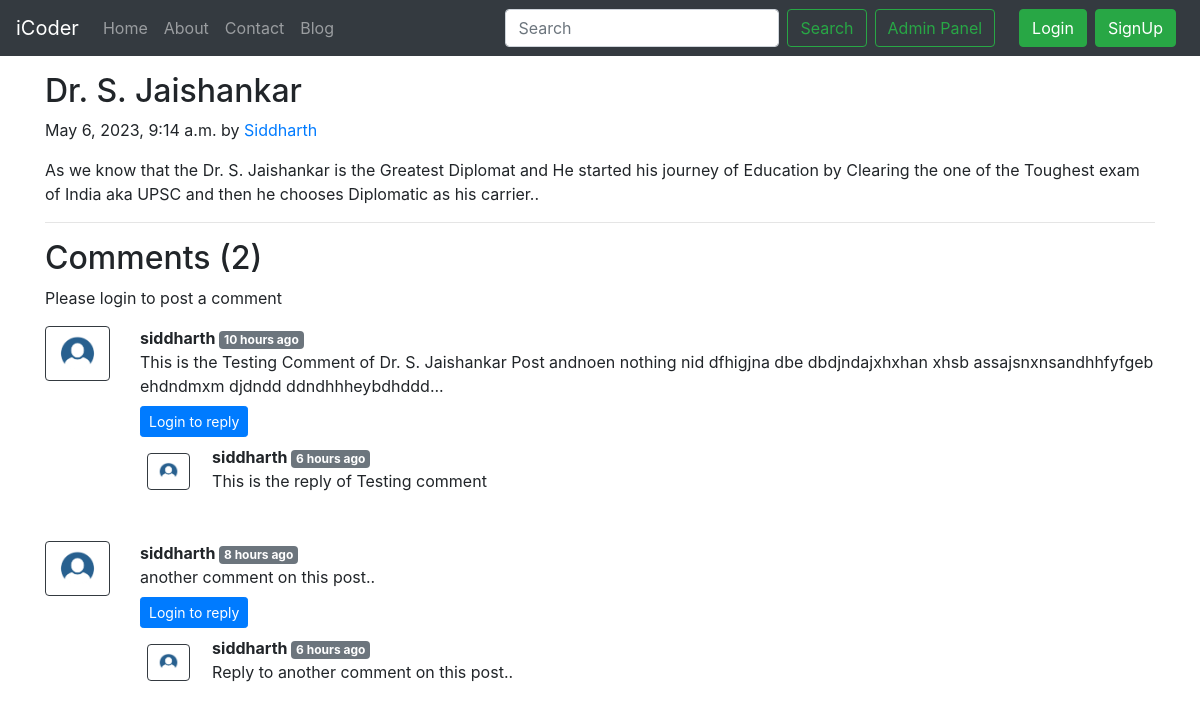
The page /blog/Journey of Great Diplomat on the database its author committed.
### blog/models.py (models this page shows, shortened)
class Post(models.Model):
    sno=models.AutoField(primary_key=True)
    title=models.CharField(max_length=255)
    author=models.CharField(max_length=14)
    slug=models.CharField(max_length=130)
    timeStamp=models.DateTimeField(blank=True)
    content=models.TextField()

class BlogComment(models.Model):
    sno= models.AutoField(primary_key=True)
    comment=models.TextField()
    user=models.ForeignKey(User, on_delete=models.CASCADE)
    post=models.ForeignKey(Post, on_delete=models.CASCADE)
    parent=models.ForeignKey('self',on_delete=models.CASCADE, null=True )
    timestamp= models.DateTimeField(default=now)

### blog/views.py (the view)
# urls.py: path('<str:slug>', views.blogPost, name="blogPost")
def blogPost(request, slug):
    post=Post.objects.filter(slug=slug)[0]
    comments= BlogComment.objects.filter(post=post,parent=None)
    replies= BlogComment.objects.filter(post=post).exclude(parent=None)
    replyDict={}
    for reply in replies:
        if reply.parent.sno not in replyDict.keys():
            replyDict[reply.parent.sno]=[reply]
        else:
            replyDict[reply.parent.sno].append(reply)
    context={'post':post, 'comments': comments, 'user': request.user, 'replyDict': replyDict}
    return render(request, "blog/blogPost.html", context)

### blog/templatetags/extras.py (called while the page is built)
@register.filter(name='get_val')
def get_val(dict, key):
    return dict.get(key)

### templates/blog/blogpost.html (shortened to what this page needs)
{% extends 'base.html' %}
{% block body %}
{% load humanize %}
{% load extras %}
<div class="container my-3">
  <h2 class="blog-post-title">{{post.title}}</h2>
  <p class="blog-post-meta">{{post.timeStamp}} by <a href="/about">{{post.author}}</a></p>
  <p>{{post.content}}</p>
  <hr>
</div>
<div class="container">
  <h2> Comments ({{comments.count}}) </h2>
  <div class="my-2">
    {% if user.is_authenticated %}
    <form action="/blog/postComment" method="post">
      {% csrf_token %}
      <div class="form-group">
        <label for="exampleInputEmail1">Post Comment </label>
        <input type="text" class="form-control" name="comment" placeholder="Enter comment here">
      </div>
      <input type="hidden" name="postSno" value="{{post.sno}}">
      <input type="hidden" name="parentSno" value="">
      <button type="submit" class="btn btn-primary">Submit</button>
    </form>
    {% else %}
    Please login to post a comment
    {% endif %}
  </div>
  {% for comment in comments %}
  <div class="row my-3">
    <div class="col-md-1  ">
      <img class="rounded mx-auto d-block w-100 border border-dark p-2" src="/static/img/user.png" alt="user">
    </div>
    <div class="col-md-11 ">
      <b> {{comment.user.username}} </b> <span class="badge badge-secondary ">{{comment.timestamp| naturaltime}}</span>
      <div>{{comment.comment}}</div>
      <div class="reply mx-0 my-2">
        {% if user.is_authenticated %}
        <button class="btn btn-sm btn-primary" type="button" data-toggle="collapse"
          data-target="#replyBox{{comment.sno}}" aria-expanded="false" aria-controls="replyBox{{comment.sno}}">
          Reply
        </button>
        <div class="collapse" id="replyBox{{comment.sno}}">
          <div class="card card-body my-2">
            <form action="/blog/postComment" method="post">
              {% csrf_token %}
              <div class="form-group">
                <label for="comment">Post a reply </label>
                <input type="text" class="form-control" name="comment" placeholder="Enter comment here">
                <input type="hidden" name="parentSno" value="{{comment.sno}}">
              </div>
              <input type="hidden" name="postSno" value="{{post.sno}}">
              <button type="submit" class="btn btn-primary">Submit</button>
            </form>
          </div>
        </div>
        {% else %}
        <button class="btn btn-sm btn-primary" type="button" data-toggle="collapse"
          data-target="#replyBox{{comment.sno}}" aria-expanded="false" aria-controls="replyBox{{comment.sno}}">
          Login to reply
        </button>
        {% endif %}
        <div class="replies my-2 ">
          {% for reply in replyDict|get_val:comment.sno %}
          <div class="row my-2">
            <div class="col-md-1 ">
              <img class="rounded mx-auto d-block w-75 my-2 border border-dark p-2" src="/static/img/user.png"
                alt="user">
            </div>
            <div class="col-md-11 px-0">
              <div class="col-md-11 px-0">
                <b> {{reply.user.username}} </b> <span class="badge badge-secondary ">{{reply.timestamp|naturaltime}}</span>
                <div>{{reply.comment}}</div>
              </div>
              <br>
            </div>
          </div>
          {% endfor %}
        </div>
      </div>
    </div>
  </div>
  {% endfor %}
</div>
{% endblock %}

### templates/base.html (shortened to what this page needs)
<!doctype html>
<html lang="en">
  <head>
    <link rel="stylesheet" href="https://stackpath.bootstrapcdn.com/bootstrap/4.5.2/css/bootstrap.min.css">
  </head>
  <body>
    <nav class="navbar navbar-expand-lg navbar-dark bg-dark">
        <a class="navbar-brand" href="/">iCoder</a>
        <div class="collapse navbar-collapse" id="navbarSupportedContent">
          <ul class="navbar-nav mr-auto">
            <li class="nav-item {% block homeactive %}  {% endblock homeactive %}">
              <a class="nav-link" href="/">Home <span class="sr-only">(current)</span></a>
            </li>
            <li class="nav-item {% block aboutactive %}  {% endblock aboutactive %}" >
              <a class="nav-link" href="/about">About</a>
            </li>
            <li class="nav-item {% block contactactive %}  {% endblock contactactive %} ">
              <a class="nav-link" href="/contact">Contact</a>
            </li>
            <li class="nav-item {% block blogactive %}  {% endblock blogactive %} ">
              <a class="nav-link" href="/blog">Blog</a>
            </li>
          </ul>
          <form method="get" action="/search"class="form-inline my-2 my-lg-0 mx-3">
            <input class="form-control mr-sm-2" type="search" placeholder="Search" aria-label="Search" name="query" id="query">
            <button class="btn btn-outline-success my-2 my-sm-0 " type="submit">Search</button>
            <a href="/admin" role="button" target="_blank" class="btn btn-outline-success m-2 my-sm-0"> Admin Panel </a>
          </form>
          {% if user.is_authenticated %}
          <ul class="navbar-nav mr-2">
          <li class="nav-item dropdown">
          <a class="nav-link dropdown-toggle" href='#' id="navbarDropdown" role="button" data-toggle="dropdown"> Welcome {{request.user}}</a>
          <div class="dropdown-menu" aria-labelledby="navbarDropdown">
                    <a class="dropdown-item" href="/logout">Logout</a>
                  </div>
                </li>
                </ul>
                </div>
          {% else %}
          <button type="button" class="btn btn-success mr-2" data-toggle="modal" data-target="#loginModal">
          Login
          </button>
          <button type="button" class="btn btn-success mr-2" data-toggle="modal" data-target="#signupModal">
          SignUp
          </button>
          {% endif %}
      </div>
    </nav>
      {% block body %}  {% endblock body %}
</body>
</html>

### rows shown on the page
Post: title "Dr. S. Jaishankar", timeStamp "May 6, 2023, 9:14 a.m.", author "Siddharth", content "As we know that the Dr. S. Jaishankar is the Greatest Diplomat and He started his journey of Education by Clearing the one of the Toughest exam of India aka UPSC and then he chooses Diplomatic as his carrier.."
BlogComment: user.username "siddharth", timestamp "10 hours ago", comment "This is the Testing Comment of Dr. S. Jaishankar Post andnoen nothing nid dfhigjna dbe dbdjndajxhxhan xhsb assajsnxnsandhhfyfgeb ehdndmxm djdndd ddndhhheybdhddd..."
BlogComment: user.username "siddharth", timestamp "6 hours ago", comment "This is the reply of Testing comment"
BlogComment: user.username "siddharth", timestamp "8 hours ago", comment "another comment on this post.."
BlogComment: user.username "siddharth", timestamp "6 hours ago", comment "Reply to another comment on this post.."

### other values the page prints
{{ comments.count }} "2"
